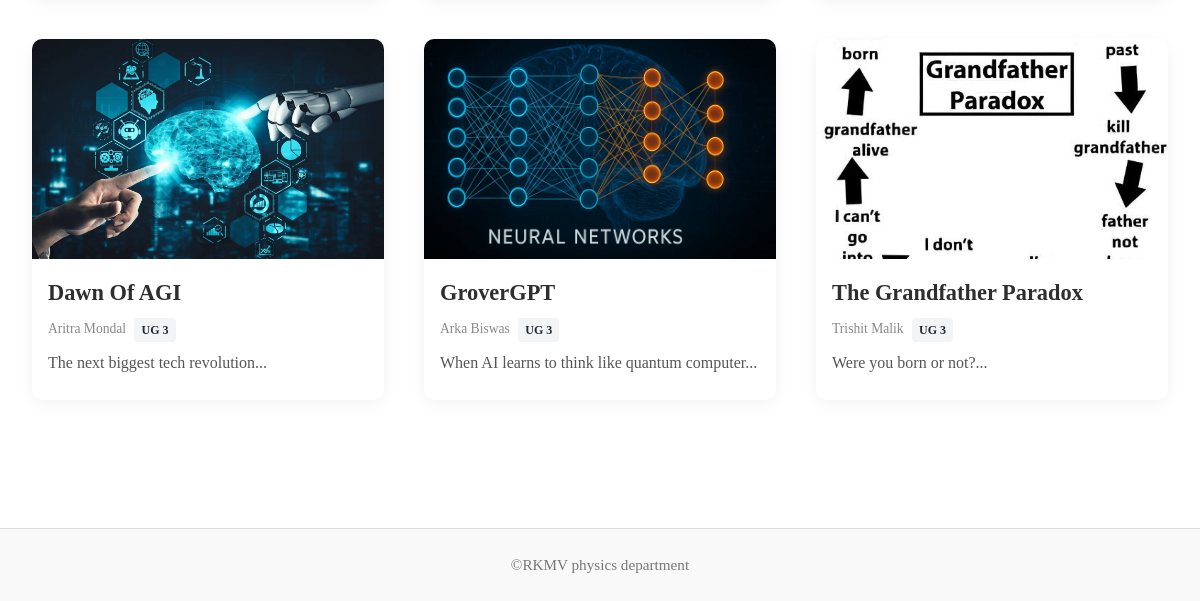
Before: / (lower part) with the older database file.
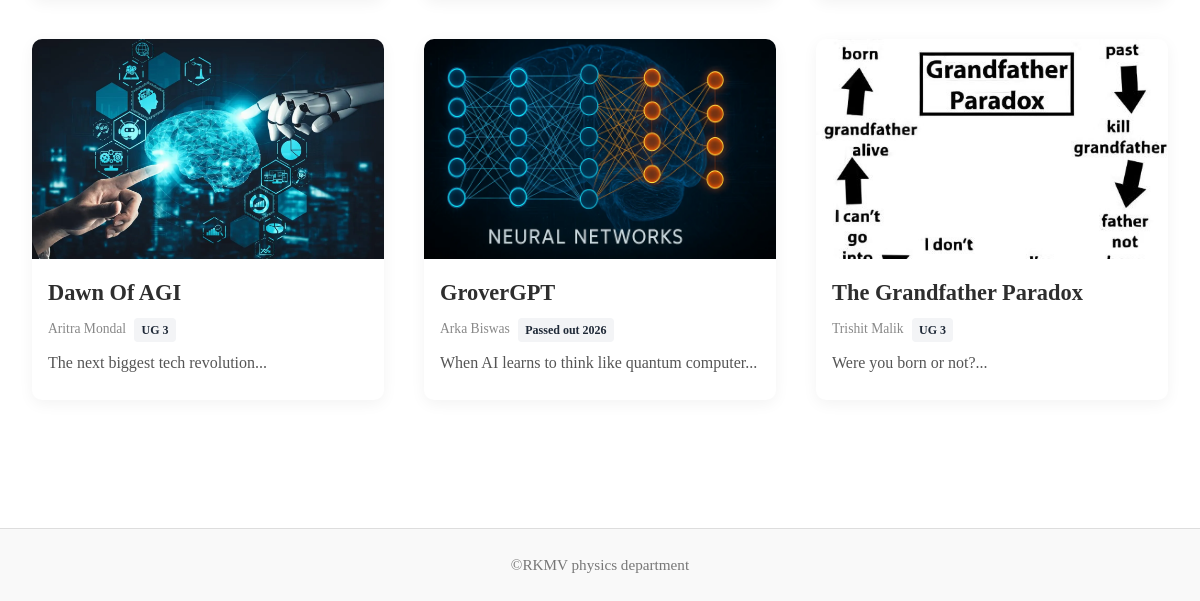
After: the same page with the newer database file.
### tables this page shows
CREATE TABLE `articles` (
  `id` int(11) NOT NULL AUTO_INCREMENT,
  `slug` varchar(255) NOT NULL,
  `title` varchar(255) NOT NULL,
  `summary` varchar(500) NOT NULL,
  `author_name` varchar(150) NOT NULL,
  `author_batch` varchar(50) NOT NULL,
  `image_path` varchar(255) NOT NULL,
  `content` mediumtext NOT NULL,
  `edition_year` int(11) NOT NULL DEFAULT 2025,
  `published_date` date NOT NULL,
  `status` enum('published','draft') NOT NULL DEFAULT 'published',
  `sort_order` int(11) NOT NULL DEFAULT 0,
  `views_count` int(11) NOT NULL DEFAULT 0,
  `created_at` datetime DEFAULT current_timestamp(),
  `updated_at` datetime DEFAULT current_timestamp() ON UPDATE current_timestamp(),
  PRIMARY KEY (`id`),
  UNIQUE KEY `slug` (`slug`),
  KEY `idx_edition_status` (`edition_year`,`status`),
  KEY `idx_slug` (`slug`)
);

CREATE TABLE `settings` (
  `setting_key` varchar(100) NOT NULL,
  `setting_value` text NOT NULL,
  PRIMARY KEY (`setting_key`)
);

### includes/functions.php (called while the page is built, shortened)
<?php
function e($string)
{
    return htmlspecialchars($string ?? '', ENT_QUOTES, 'UTF-8');
}
function get_setting($key, $default = '')
{
    try {
        $pdo = get_db_connection();
        $stmt = $pdo->prepare("SELECT setting_value FROM settings WHERE setting_key = ?");
        $stmt->execute([$key]);
        $row = $stmt->fetch();
        return $row ? $row['setting_value'] : $default;
    } catch (Exception $e) {
        return $default;
    }
}

### index.php (the view, shortened to what this page needs)
<?php
require_once __DIR__ . '/includes/functions.php';
$pdo = get_db_connection();
$stmt = $pdo->prepare("
    SELECT id, slug, title, summary, author_name, author_batch, image_path
    FROM articles
    WHERE status = 'published' AND edition_year = 2026
    ORDER BY sort_order ASC, id ASC
");
$stmt->execute();
$articles = $stmt->fetchAll();
require_once __DIR__ . '/includes/header.php';
?>
<main>
  <section class="articles">
    <?php if (!empty($articles)): ?>
      <?php foreach ($articles as $article): ?>
        <a href="article.php?slug=<?= urlencode($article['slug']) ?>">
          <article>
            <img src="<?= e($article['image_path']) ?>" alt="<?= e($article['title']) ?>">
            <h3><?= e($article['title']) ?></h3>
            <div class="article-card-meta">
              <span><?= e($article['author_name']) ?></span>
              <?php if (!empty($article['author_batch'])): ?>
                <span class="batch-badge"><?= e($article['author_batch']) ?></span>
              <?php endif; ?>
            </div>
            <p class="article-summary"><?= e($article['summary']) ?></p>
          </article>
        </a>
      <?php endforeach; ?>
    <?php else: ?>
      <p style="text-align: center; grid-column: 1 / -1; color: #777;">No articles published yet.</p>
    <?php endif; ?>
  </section>
</main>
<?php require_once __DIR__ . '/includes/footer.php'; ?>

### includes/header.php (shortened to what this page needs)
<!DOCTYPE html>
<html lang="en">
<head>
  <link rel="stylesheet" href="assets/css/style.css" />
</head>
<body>

### includes/footer.php
<?php
$footerText = get_setting('footer_text', '© 2026 Wall magazine — RKMV physics department');
?>
<footer>
  <?= e($footerText) ?>
</footer>
</body>
</html>

### assets/css/style.css (style rules this page uses)
* { margin: 0; padding: 0; box-sizing: border-box; }
body { font-family: 'Georgia', serif; background: #ffffff; color: #333333; line-height: 1.6; }
main { max-width: 1300px; margin: auto; padding: 2rem; }
.articles { display: grid; grid-template-columns: repeat(auto-fit, minmax(320px, 1fr)); gap: 2.5rem; padding: 1rem 0 3rem; max-width: 1300px; margin: auto; }
.articles a { text-decoration: none; color: inherit; display: block; }
.articles article { background: #fff; border-radius: 10px; overflow: hidden; box-shadow: 0 4px 15px rgba(0,0,0,0.05); transition: transform 0.3s ease, box-shadow 0.3s ease; height: 100%; display: flex; flex-direction: column; }
.articles img { width: 100%; height: 220px; object-fit: cover; transition: transform 0.4s ease; }
.articles h3 { font-size: 1.4rem; margin: 1rem 1rem 0.5rem; color: #2e2e2e; }
.article-card-meta { margin: 0 1rem 0.5rem; font-size: 0.85rem; color: #888; }
.article-card-meta .batch-badge { display: inline-block; background: #f3f4f6; color: #1f2937; font-size: 0.75rem; font-weight: bold; padding: 0.15rem 0.45rem; border-radius: 4px; margin-left: 0.3rem; }
.articles p.article-summary { margin: 0 1rem 1.5rem; font-size: 1rem; color: #555; flex-grow: 1; }
footer { text-align: center; padding: 1.5rem; background: #f9f9f9; color: #777; font-size: 0.95rem; margin-top: 3rem; border-top: 1px solid #ddd; }

Changed rows visible on the page:
changed articles "GroverGPT": author_batch "UG 3" → "Passed out 2026"
